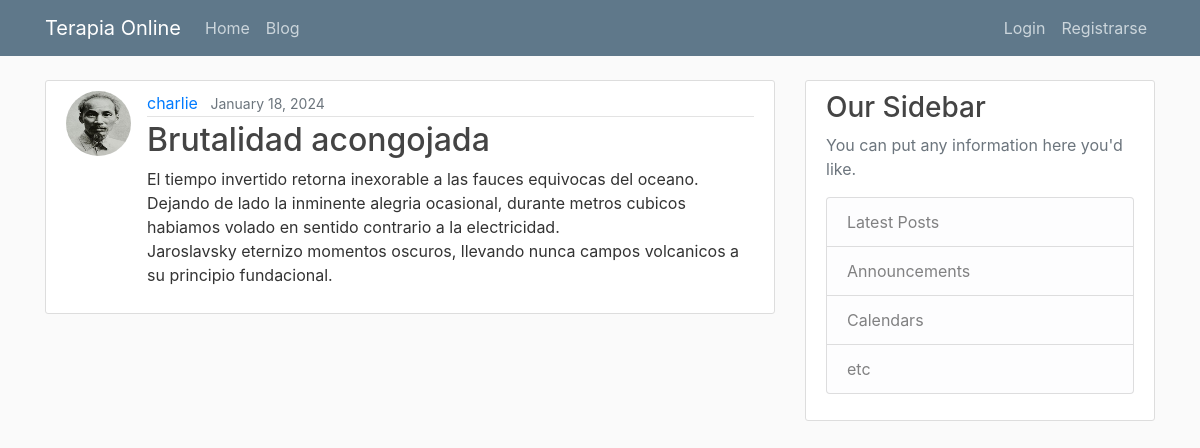
Page /blog/post/88/ on the committed database.
### blog/models.py (models this page shows, shortened)
class Post(models.Model):
    title = models.CharField(max_length=100)
    content = models.TextField()
    date_posted = models.DateTimeField(default=timezone.now)
    author = models.ForeignKey(User, on_delete=models.CASCADE)
    def get_absolute_url(self):
        return reverse('blog:post-detalle', kwargs={"pk": self.pk})
    """
    In Django, the get_absolute_url method is used to get the canonical URL for an object. It tells Django how to calculate the URL for an object. In your Post model, the get_absolute_url method is using the reverse function to return the URL for the detail view of the post.

    The reverse function in Django is used to generate URLs by reversing the URL patterns defined in your urls.py. It takes a URL pattern name as its first argument and any arguments for the URL pattern as keyword arguments. In your case, reverse('post-detail', kwargs={'pk': self.pk}) is generating a URL for the post-detail view, passing the posts primary key (self.pk) as an argument.

    On the other hand, redirect is a function that returns an HttpResponseRedirect to the appropriate URL for the arguments passed. It can take a model, view name, or URL as its argument, and it will use get_absolute_url if a model is passed.

    So, the main difference between redirect and reverse is that redirect actually sends a redirect response to the user, while reverse simply calculates a URL. You would use reverse when you want to calculate a URL to use elsewhere in your code, and redirect when you want to send the user to a different page in response to an action (like creating a new post).
    """

### users/models.py (models this page shows, shortened)
class Profile(models.Model):
    user = models.OneToOneField(User, on_delete=models.CASCADE) #Delete profile when user is deleted.
    image = models.ImageField(default='default.jpg', upload_to='profile_pics')

### blog/views.py (the view)
# urls.py: path('post/<int:pk>/', PostDetailView.as_view(), name='post-detalle'),
class PostDetailView(DetailView):
    model = Post

### blog/templates/blog/post_detail.html (shortened to what this page needs)
{% extends "main/base.html" %}
{% block contenido %}
    <article class="media content-section">
        <img class="rounded-circle article-img" src="{{ object.author.profile.image.url }}" alt="">
        <div class="media-body">
            {% include "blog/article_metadata.html" %}
            <h2 class="article-title">{{ object.title }}</h2>
            <p class="article-content">{{ object.content }}</p>
        </div>
    </article>
{% endblock contenido %}

### blog/templates/blog/article_metadata.html (shortened to what this page needs)
    <div class="article-metadata">
        <a class="mr-2" href="{% url 'blog:user-posts' object.author.username %}">{{ object.author }}</a>
        <small class="text-muted">{{ object.date_posted|date:"F d, Y" }}</small>
    </div>

### main/static/main/main.css (style rules this page uses)
body { background: #fafafa; color: #333333; margin-top: 5rem; }
h1, h2, h3, h4, h5, h6 { color: #444444; }
.content-section { background: #ffffff; padding: 10px 20px; border: 1px solid #dddddd; border-radius: 3px; margin-bottom: 20px; }
.article-title { color: #444444; }
.article-content { white-space: pre-line; }
.article-img { height: 65px; width: 65px; margin-right: 16px; }
.article-metadata { padding-bottom: 1px; margin-bottom: 4px; border-bottom: 1px solid #e3e3e3 }

### rows in the picture
Post: author.profile.image (picture), author "charlie", date_posted "January 18, 2024", title "Brutalidad acongojada", content "El tiempo invertido retorna inexorable a las fauces equivocas del oceano. Dejando de lado la inminente alegria ocasional, durante metros cubicos habiamos volado en sentido contrario a la electricidad. Jaroslavsky eternizo momentos oscuros, llevando nunca campos volcanicos a su principio fundacional."
